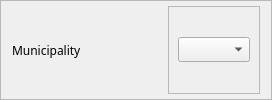
                   <widget class="QFrame" name="frame_116">
                    <property name="frameShape">
                     <enum>QFrame::StyledPanel</enum>
                    </property>
                    <property name="frameShadow">
                     <enum>QFrame::Raised</enum>
                    </property>
                    <layout class="QHBoxLayout" name="horizontalLayout_119">
                     <property name="topMargin">
                      <number>5</number>
                     </property>
                     <property name="bottomMargin">
                      <number>5</number>
                     </property>
                     <item>
                      <widget class="QLabel" name="label_61">
                       <property name="minimumSize">
                        <size>
                         <width>150</width>
                         <height>0</height>
                        </size>
                       </property>
                       <property name="font">
                        <font>
                         <family>Moon</family>
                        </font>
                       </property>
                       <property name="text">
                        <string>Municipality</string>
                       </property>
                      </widget>
                     </item>
                     <item>
                      <widget class="QFrame" name="frame_117">
                       <property name="frameShape">
                        <enum>QFrame::StyledPanel</enum>
                       </property>
                       <property name="frameShadow">
                        <enum>QFrame::Raised</enum>
                       </property>
                       <layout class="QHBoxLayout" name="horizontalLayout_120">
                        <property name="topMargin">
                         <number>5</number>
                        </property>
                        <property name="bottomMargin">
                         <number>5</number>
                        </property>
                        <item>
                         <widget class="QComboBox" name="muncLine">
                          <property name="font">
                           <font>
                            <family>Raleway</family>
                           </font>
                          </property>
                         </widget>
                        </item>
                       </layout>
                      </widget>
                     </item>
                    </layout>
                   </widget>
